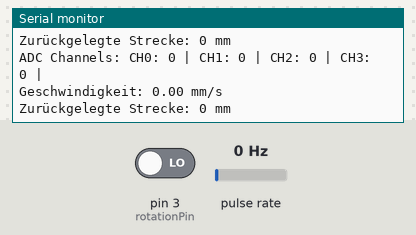
This sketch was run on a simulated Arduino Leonardo, built for the host (arithmetic inside an expression is 32-bit, double 64-bit). On the bench: the last lines printed to the serial monitor. Wiring (inferred from the names in the program): pulse sensor: data pin 2. The inputs (shaded band) are chosen by the test bench; at power-on: pulse rate 0 Hz, pin 3 (rotationPin) LOW.

Above: at 1.2 s.
1.3 s: pulse rate (sensor on pin 2) set to 4 Hz
At 2.6 s:
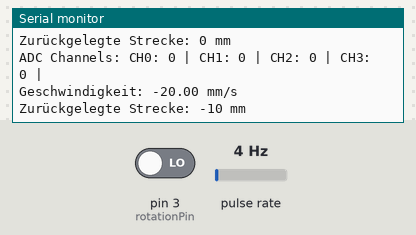
2.8 s: pin 3 (rotationPin) driven HIGH
At 3.8 s:
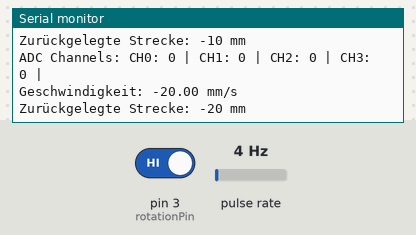
4.3 s: pulse rate (sensor on pin 2) set to 50 Hz
At 5.6 s:
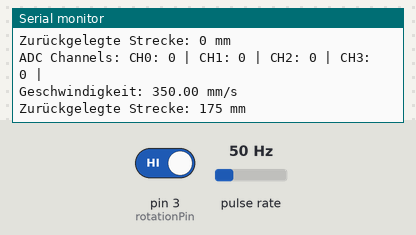
5.8 s: pin 3 (rotationPin) driven LOW
At 6.6 s:
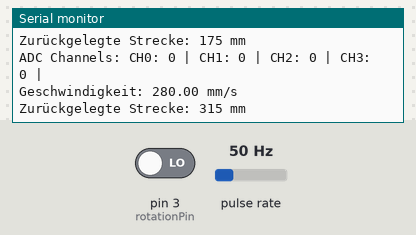
Timing chart, 0 to 8.3 s (numbered marks = the images above; inputs shaded):
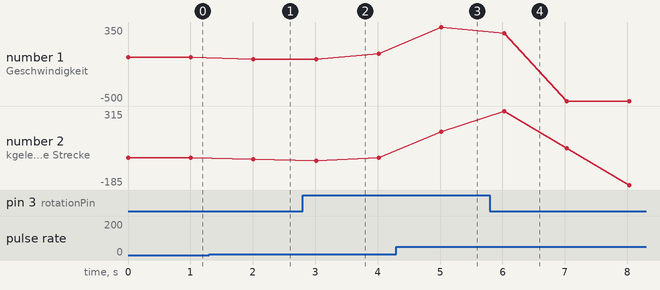

Measured:
- after the input at 1.3 s, the serial monitor: prints a new line after 0.71 s (image 1)
- after the input at 2.8 s, the serial monitor: prints a new line after 0.21 s (image 2)
- after the input at 4.3 s, the serial monitor: prints a new line after 0.72 s (image 3)
- after the input at 5.8 s, the serial monitor: prints a new line after 0.23 s (image 4)
- plotted number 1: 0 → -20 after the input at 1.3 s, -20 → 40 after the input at 2.8 s, 40 → 350 after the input at 4.3 s, 350 → -500 after the input at 5.8 s
- plotted number 2: 0 → -10 after the input at 1.3 s, 0 → 175 after the input at 4.3 s, 175 → -185 after the input at 5.8 s

The sketch:

main.ino
```cpp
/*
*    Crazy Cart Main Code
*    Petrovic Luka, Emmerlahu Leonit, Lang Elias
*    v 1,0
*/

#include <avr/io.h>
#include <util/delay.h>
#include <Arduino.h>

#define ADC_Kanaele 4  // Anzahl der ADC-Kanäle

volatile uint16_t adcWerte[ADC_Kanaele]; // Array zum Speichern der Werte
volatile uint8_t aktuellerKanal = 0;  // Aktueller MUX-Kanal //ENK: Besser statische Variable

long distance = 0;
int pulseCount = 0; //ENK: Volatile fehlt

const int magnets = 20;
const int wheelCircumference = 100; // Radumfang in mm
const int encoderPin = 2;
const int rotationPin = 3;

void init_timer1() {
    // Timer1 für ADC
    TCCR1A = 0;
    TCCR1B = (1 << WGM12) | (1 << CS12); // CTC Modus, Prescaler 256
    OCR1A = 62500; // 16 MHz / 256 / 1 Hz = 62500
    TIMSK1 = (1 << OCIE1A); // Timer1 Compare Match Interrupt aktivieren
}

//ENK :Timer 3 eigent sich besser das timer 3 direkt mit dem Lenkservo verbunden ist (OC3A)
void init_timer4() {
    // Timer4 für Servo-Steuerung
    TCCR4A = 0;
    TCCR4B = 0;

    // Fast PWM Mode mit ICR4 als TOP-Wert (50 Hz / 20 ms Periode)
    TCCR4A = (1 << COM4A1) | (1 << WGM41);  // Clear OC4A on Compare Match, Fast PWM Mode
    TCCR4B = (1 << WGM43) | (1 << WGM42) | (1 << CS41); // Prescaler 8

    ICR4 = 20000; // 50 Hz PWM (20 ms Periode)
}

void set_servo_position(uint16_t grad) {
    OCR4A = map(grad, 0, 180, 1000, 2000); // PWM-Wert für Servo einstellen
}

ISR(TIMER1_COMPA_vect) {
    ADCSRA |= (1 << ADSC); // ADC Wandlung starten
}

ISR(ADC_vect) {
    adcWerte[aktuellerKanal] = ADC;  // Wert speichern
    aktuellerKanal = (aktuellerKanal + 1) % ADC_Kanaele; // Kanal wechseln
    ADMUX = (ADMUX & 0xF0) | aktuellerKanal; // Nur den Kanal setzen
}

void encoderISR() {
    if (digitalRead(rotationPin) == HIGH) {
        pulseCount++;
    } else {
        pulseCount--;
    }
}

void init_adc() {
    // ADC Setup
    ADMUX = (1 << REFS0); // AVcc als Referenzspannung
    ADCSRA = (1 << ADEN) | (1 << ADIE) | (1 << ADPS2); // ADC aktivieren, Interrupt aktivieren, Prescaler auf 16
    ADCSRA |= (1 << ADSC); // Erste Wandlung starten

	// ENK: Timer1 als Autotrigger nutzen
}

void setup() {
    Serial.begin(115200);
	//ENK: Interrupts deativieren

	// Timer initialisieren
    init_timer1();
    init_timer4();

    // ADC initialisieren
    init_adc();

    sei(); // Interrupts aktivieren

    pinMode(encoderPin, INPUT_PULLUP);
    pinMode(rotationPin, INPUT);
    attachInterrupt(digitalPinToInterrupt(encoderPin), encoderISR, FALLING);

    // Servo auf 90 Grad stellen
    set_servo_position(90);
}

void loop() {
    Serial.print("ADC Channels: ");
    for (int i = 0; i < ADC_Kanaele; i++) {
        Serial.print("CH");
        Serial.print(i);
        Serial.print(": ");
        Serial.print(adcWerte[i]);
        Serial.print(" | ");
    }
    Serial.println();

	//ENK: grundsätzlich funktioniert die Geschwindigkeitsmessung, muss aber später angepasst werden (kein delay von 1000ms).
    int count = pulseCount;
    float speed = (float)((wheelCircumference / magnets) * count) / 0.5;
    Serial.print("Geschwindigkeit: ");
    Serial.print(speed);
    Serial.println(" mm/s");

    distance += (count * wheelCircumference) / magnets;
    Serial.print("Zurückgelegte Strecke: ");
    Serial.print(distance);
    Serial.println(" mm");

    // Servo basierend auf ADC-Wert steuern
    set_servo_position(map(adcWerte[0], 0, 1023, 0, 180));

    pulseCount = 0; //ENK: Pulsecount sollte unmittelbar dem Auslesen in die variable count auf 0 gesetzt werden
    delay(1000);  // 1000ms Ausgabe
}
```
